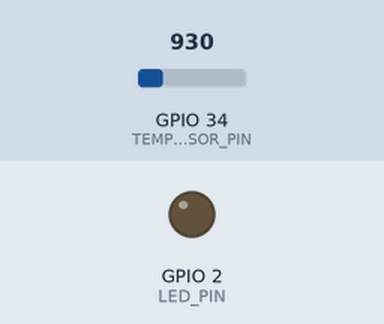
This sketch was run on a simulated ESP32. Parts: output pins drawn as LEDs (lit = HIGH). The inputs (shaded band) are chosen by the test bench; at power-on: GPIO 34 (TEMPERATURE_SENSOR_PIN) = 930. WiFi joins after 1.5 s; servers stay silent unless stated; random numbers use the default seed unless the sketch sets one; no MQTT or app messages arrive unless stated; what the sketch prints to the serial monitor is not drawn.

Above: at 0.1 s.
At 2.1 s:
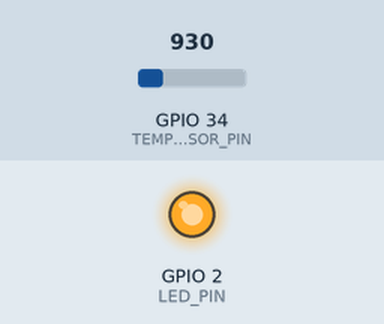
Timing chart, 0 to 3.6 s (numbered marks = the images above):
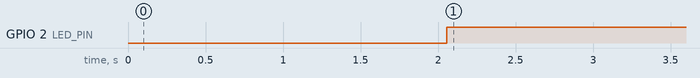

Measured:
- by itself, GPIO 2 (LED_PIN): LOW → HIGH at 2.1 s

The sketch:

ESP32.ino
```cpp
#include <WiFi.h>
#include <PubSubClient.h>

#define TEMPERATURE_SENSOR_PIN 34  // TMP36
#define LED_PIN 2  // LED
//tópico "esp32/temperatura"
// Credenciais Wi-Fi
const char* ssid = "NOMEdaREDE";
const char* password = "SENHAdaREDE";

// Endereço do broker MQTT
const char* mqtt_server = "test.mosquitto.org";  // Broker público Mosquitto
const int mqtt_port = 1883;  // Porta do broker

WiFiClient espClient;
PubSubClient client(espClient);

void setup() {
  Serial.begin(115200);
  pinMode(LED_PIN, OUTPUT); // Configura o pino do LED

  // Conecta-se à rede Wi-Fi
  Serial.print("Conectando-se ao WiFi...");
  WiFi.begin(ssid, password);
  while (WiFi.status() != WL_CONNECTED) {
    delay(1000);
    Serial.print("."); // Imprime um ponto a cada segundo que passa conectando
  }
  Serial.println("Conectado ao WiFi");

  client.setServer(mqtt_server, mqtt_port);// Configura o cliente MQTT
}

void loop() {
  // Conecta-se ao broker MQTT
  if (!client.connected()) {
    Serial.println("Tentando se conectar ao broker MQTT...");
    reconnect();
  }
  client.loop();

  //Leitura da Temperatura
  int sensorValue = analogRead(TEMPERATURE_SENSOR_PIN);
  float voltage = sensorValue * (3.3 / 4095.0);
  float temperature = (voltage - 0.5) * 100.0;


  Serial.print("Temperatura: "); // Imprime a temperatura no serial monitor
  Serial.print(temperature);
  Serial.println(" °C");

  char tempStr[8];
  dtostrf(temperature, 1, 2, tempStr);  // Converte o valor de temperatura para string
  client.publish("esp32/temperatura", tempStr);  // Envia para o tópico "esp32/temperatura"
  if (temperature > 19.0) {
    digitalWrite(LED_PIN, HIGH); // Acende o LED
  } else {
    digitalWrite(LED_PIN, LOW); // Apaga o LED
  }
  delay(1000);
}

void reconnect() { //Função que faz a reconexão ao broker, e imprime o erro caso falhe.
  while (!client.connected()) {
    Serial.print("Conectando ao MQTT...");
    String IdClient = "ESP32Arthur";
    IdClient += String(random(0xffff), HEX); //Cria-se um clientID aleatório
    if (client.connect(IdClient.c_str())) {
      Serial.println("Conectado ao MQTT!");
    } else {
      Serial.print("Falha na conexão, erro: ");
      Serial.println(client.state());
      Serial.print("Tentando novamente em 5 segundos...");
      delay(5000);
    }
  }
}
```
